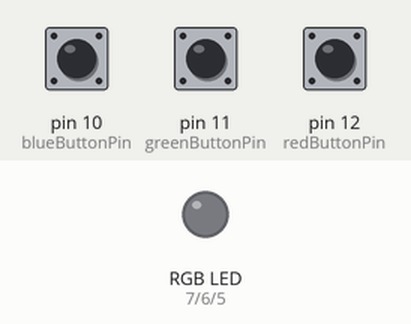
Simulated run of this sketch. Board: Arduino Uno, built with avr-gcc and run on an emulated ATmega328P. Shown: an RGB LED mixed from three pins (HIGH = lit). The test bench sets the inputs (shaded band); at power-on: pin 10 (blueButtonPin) HIGH, pin 11 (greenButtonPin) HIGH, pin 12 (redButtonPin) HIGH. Dim RGB values are drawn brighter than linear.

Above: at 1.2 s.
1.3 s: pin 10 (blueButtonPin) pulled LOW for 0.15 s
At 2.5 s:
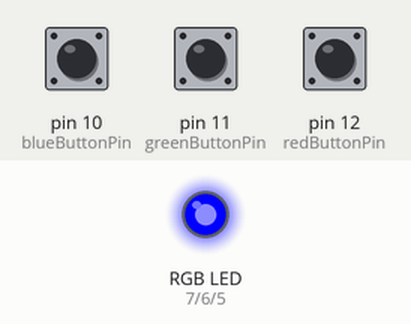
2.9 s: pin 11 (greenButtonPin) pulled LOW for 0.15 s
At 3.9 s:
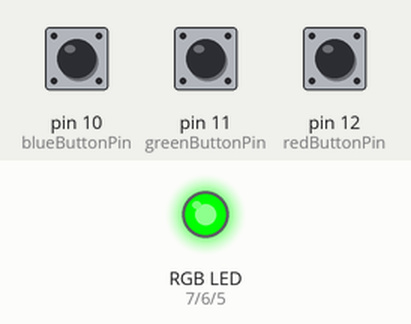
4.5 s: pin 12 (redButtonPin) pulled LOW for 0.15 s
At 5.1 s:
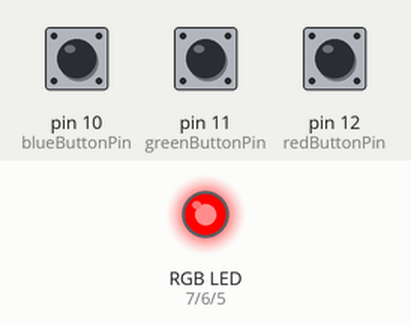
6.1 s: pin 10 (blueButtonPin) pulled LOW for 1 s
At 7.5 s:
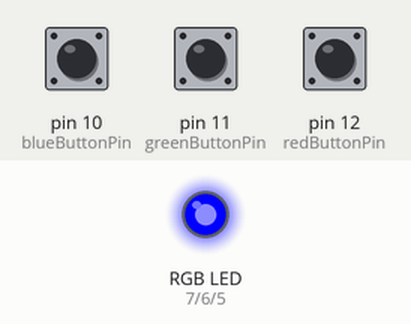
8.6 s: pin 11 (greenButtonPin) pulled LOW for 1 s
At 9.4 s:
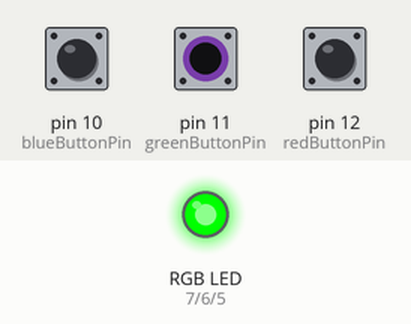
11.1 s: pin 10 (blueButtonPin) driven LOW and pin 11 (greenButtonPin) driven LOW
At 11.6 s:
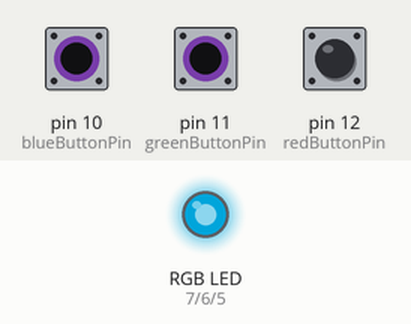
Timing chart, 0 to 13.6 s (numbered marks = the images above; inputs shaded):
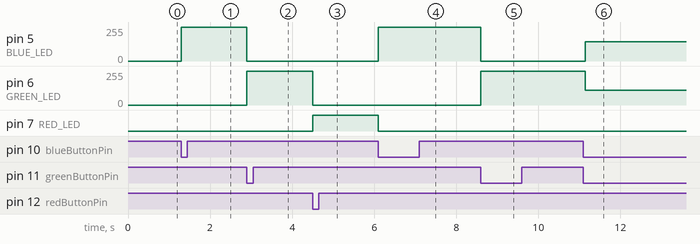

Measured:
- after the input at 1.3 s, pin 5 (BLUE_LED): 0/255 → 255/255 at once
- after the input at 2.9 s, pin 5 (BLUE_LED): 255/255 → 0/255 at once; pin 6 (GREEN_LED): 0/255 → 255/255 at once
- after the input at 4.5 s, pin 6 (GREEN_LED): 255/255 → 0/255 at once; pin 7 (RED_LED): LOW → HIGH at once
- after the input at 6.1 s, pin 5 (BLUE_LED): 0/255 → 255/255 at once; pin 7 (RED_LED): HIGH → LOW at once
- after the input at 8.6 s, pin 5 (BLUE_LED): 255/255 → 0/255 at once; pin 6 (GREEN_LED): 0/255 → 255/255 at once
- after the input at 11.1 s, pin 5 (BLUE_LED): 0/255 → 146/255 at once; pin 6 (GREEN_LED): 255/255 → 110/255 at once

The sketch:

Digital-Inputs.ino
```cpp
// Define led pins
#define RED_LED 7
#define GREEN_LED 6
#define BLUE_LED 5

// Define global variables
int redButtonPin = 12;
int greenButtonPin = 11;
int blueButtonPin = 10;

void setup() {
  // Map led pins to output
  pinMode(RED_LED, OUTPUT);
  pinMode(GREEN_LED, OUTPUT);
  pinMode(BLUE_LED, OUTPUT);

  // Map button pins to input
  pinMode(redButtonPin, INPUT_PULLUP);
  pinMode(greenButtonPin, INPUT_PULLUP);
  pinMode(blueButtonPin, INPUT_PULLUP);
}

void loop() {
  // put your main code here, to run repeatedly:
  if (digitalRead(redButtonPin) == LOW) {
    digitalWrite(RED_LED, HIGH);
    digitalWrite(GREEN_LED, LOW);
    digitalWrite(BLUE_LED, LOW);
  }

  if (digitalRead(greenButtonPin) == LOW) {
    digitalWrite(RED_LED, LOW);
    digitalWrite(GREEN_LED, HIGH);
    digitalWrite(BLUE_LED, LOW);
  }

  if (digitalRead(blueButtonPin) == LOW) {
    digitalWrite(RED_LED, LOW);
    digitalWrite(GREEN_LED, LOW);
    digitalWrite(BLUE_LED, HIGH);
  }
}
```
